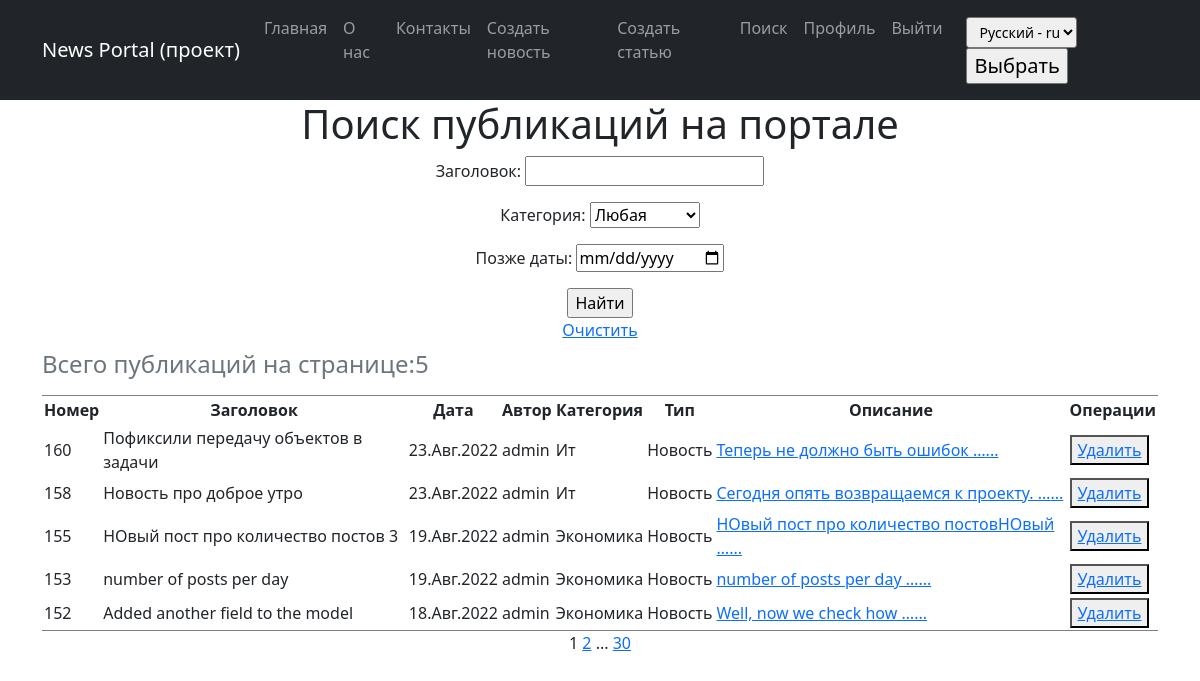
The page /posts/news/search/ (signed in) on the database its author committed.
### news/models.py (models this page shows, shortened)
class Post(models.Model):
    news = 'NW'
    article = 'AR'
    POST_TYPES =[
        (news, 'Новость'),
        (article, 'Статья'),
    ]
    author_user = models.ForeignKey('Author', on_delete=models.CASCADE, verbose_name=_("Author"))
    post_type = models.CharField(max_length=2,
                                  choices=POST_TYPES,
                                  default=article,
                                  verbose_name=_('Type of post'),
                                 )
    create_date = models.DateTimeField(auto_now_add=True, verbose_name=_('Create date'),)
    category = models.ManyToManyField('Category', through='PostCategory', verbose_name=_('Category'))
    header_post = models.CharField(max_length=128, verbose_name=_('Title'))
    text_post = models.TextField(verbose_name=_('Text'))
    rating_post = models.SmallIntegerField(default=0, verbose_name=_('Rating'))
    is_created = models.BooleanField(default=True, verbose_name=_('Created')) # Редакция для обработки в signals.py - только создали или модифицируем
    def get_cat(self):
        """метод возвращает список категорий, добавлен для отображения категорий в админке"""
        return "\n".join([c.name_category for c in self.category.all()])
    get_cat.short_description = _('Categories')
    class Meta:
        verbose_name = _('Publication')
        verbose_name_plural = _('Publications')

class Author(models.Model):
    author_user = models.OneToOneField(
        User,
        on_delete=models.CASCADE,
        verbose_name="Автор",
    ) #параметр on_delete м.б. SET_NULL
    rating_author = models.SmallIntegerField(default=0, verbose_name="Рэйтинг")
    def __str__(self):
        return f'{self.author_user.username}'
    class Meta:
        verbose_name = 'Автор'
        verbose_name_plural = 'Авторы'

class Category(models.Model):
    name_category = models.CharField(
        max_length=64,
        unique=True,
        verbose_name=_('Category'),
        help_text=_('Name of category - 64 characters'),
    )
    subscribers = models.ManyToManyField(
        User,
        through='CategorySubscriber',
        blank=True,
        verbose_name=_("Subscribers"),
    )
    def get_subscribers(self):
        """Метод возвращает список подписчиков, добавлен для отображения категорий в админке"""
        return " ".join([s.username for s in self.subscribers.all()])
    get_subscribers.short_description = _("Subscribers")
    def __str__(self):
        return f"{self.name_category.title()}"
    class Meta:
        verbose_name = _('Category')
        verbose_name_plural = _('Categories')

### news/views.py (the view)
# urls.py: path('news/search/', PostsListSearch.as_view(), name='posts_list_search'),
class PostsListSearch(LoginRequiredMixin, DataMixin, ListView):
    model = Post
    ordering = '-create_date'
    template_name = 'posts_search.html'
    context_object_name = 'finded_posts'
    def get_queryset(self):
        queryset = super().get_queryset()
        self.filterset = PostFilter(self.request.GET, queryset)
        return self.filterset.qs
    def get_context_data(self, **kwargs):
        context = super().get_context_data()
        context['filterset'] = self.filterset
        return context

### news/context_processors.py (called while the page is built)
def extra_context(request):
    user_timezone = pytz.timezone(
        request.session.get('django_timezone') or settings.TIME_ZONE
    )
    current_time = timezone.now().astimezone(user_timezone)
    context = {
        'current_time': current_time,
        'timezones': pytz.common_timezones,
    }
    return context

### news/templatetags/custom_filters.py (called while the page is built)
@register.filter()
def censor(value):
    if not isinstance(value, str):
        raise TypeError(_("Censorship is carried out only for an object of type string (str)")) # Цензура осуществляется только для объекта типа строка (str)
    else:
        list_ = value.split(" ")
        for i in range(len(list_)):
            if list_[i].strip(string.punctuation).lower() in CENSOR_LIST:
                for j in range(1, len(list_[i])):
                    if list_[i][j] not in string.punctuation:
                        list_[i] = f"{list_[i][:j]}*{list_[i][j+1:]}"
        return f'{" ".join(list_)}'

@register.simple_tag(takes_context=True)
def url_replace(context, **kwargs):
    d = context['request'].GET.copy()
    for k, v in kwargs.items():
        d[k] = v
    return d.urlencode()

### news/templates/posts_search.html (shortened to what this page needs)
{% extends 'flatpages/default.html' %}
{% load i18n %}
{% load custom_filters %}
{% block content %}
<h1>{% trans "Search for publications on the portal" %}</h1>
<form action="" method="get">
    {{ filterset.form.as_p }}
    <input type="submit" value="{% trans "Find" %}" />
</form>
<a href="?{% url 'posts_list_search' %}">{% trans "Clear" %}</a>
{% if finded_posts %}
    <table cellpadding="2" frame="hsides">
        <caption align="top"> <h4>{% trans "Publications on the page:" %}{{ finded_posts|length }}</h4></caption>
        <tr>
            <th>{% trans "Id" %}</th>
            <th>{% trans "Title" %}</th>
            <th>{% trans "Date" %}</th>
            <th>{% trans "Author" %}</th>
            <th>{% trans "Category" %}</th>
            <th>{% trans "Type" %}</th>
            <th>{% trans "Descriptions" %}</th>
            <th>{% trans "Operations" %}</th>
        </tr>
        {% for post in finded_posts %}
        <tr>
            <td align="left">{{ post.pk }}</td>
            <td align="left">{{ post.header_post|censor }}</td>
            <td>{{ post.create_date|date:'d.M.Y' }}</td>
            <td align="left">{{ post.author_user }}</td>
            <td align="left">
                {% for cat in post.category.all %}
                {{ cat }}
                {% endfor %}
            </td>
            <td>
                {% if post.post_type == 'AR' %}
                    {% trans "Article" %}
                {% else %}
                    {% trans "News" %}
                {% endif %}
            </td>
            <td align="left">
                {% if post.post_type == 'AR' %}
                     <a href="{% url 'post_update_article' post.pk %}">{{ post.text_post|truncatewords:5|censor }}...</a>
                {% else %}
                     <a href="{% url 'post_update_new' post.pk %}">{{ post.text_post|truncatewords:5|censor }}...</a>
                {% endif %}
            </td>
            <td align="left">
                 {% if post.post_type == 'AR' %}
                     <button><a href="{% url 'post_delete_article' post.pk %}"> {% trans "Delete" %} </a></button>
                {% else %}
                     <button><a href="{% url 'post_delete_new' post.pk %}"> {% trans "Delete" %} </a></button>
                {% endif %}
            </td>
        </tr>
        {% endfor %}
    </table>
{% else %}
    <h3>{% trans "Such news is not found!" %}</h3>
{% endif %}
    {{ page_obj.number }}
    {% if  page_obj.has_next %}
        <a href="?{% url_replace page=page_obj.next_page_number %}">{{ page_obj.next_page_number }}</a>
        {% if paginator.num_pages != page_obj.next_page_number %}
            ...
            <a href="?{% url_replace page=page_obj.paginator.num_pages %}">{{ page_obj.paginator.num_pages }}</a>
        {% endif %}
    {% endif%}
{% endblock content %}

### rows shown on the page
Post: pk "160", header_post|censor "Пофиксили передачу объектов в задачи", create_date "23.Авг.2022", author_user "admin", text_post|censor "Теперь не должно быть ошибок …"
Category: name_category "Ит"
Post: pk "158", header_post|censor "Новость про доброе утро", create_date "23.Авг.2022", author_user "admin", text_post|censor "Сегодня опять возвращаемся к проекту. …"
Post: pk "155", header_post|censor "НОвый пост про количество постов 3", create_date "19.Авг.2022", author_user "admin", text_post|censor "НОвый пост про количество постовНОвый …"
Category: name_category "Экономика"
Post: pk "153", header_post|censor "number of posts per day", create_date "19.Авг.2022", author_user "admin", text_post|censor "number of posts per day …"
Post: pk "152", header_post|censor "Added another field to the model", create_date "18.Авг.2022", author_user "admin", text_post|censor "Well, now we check how …"

### other values the page prints
{{ finded_posts|length }} "5"
{{ page_obj.number }} "1"
{{ page_obj.next_page_number }} "2"
{{ page_obj.paginator.num_pages }} "30"
form field language "Русский - ru"
